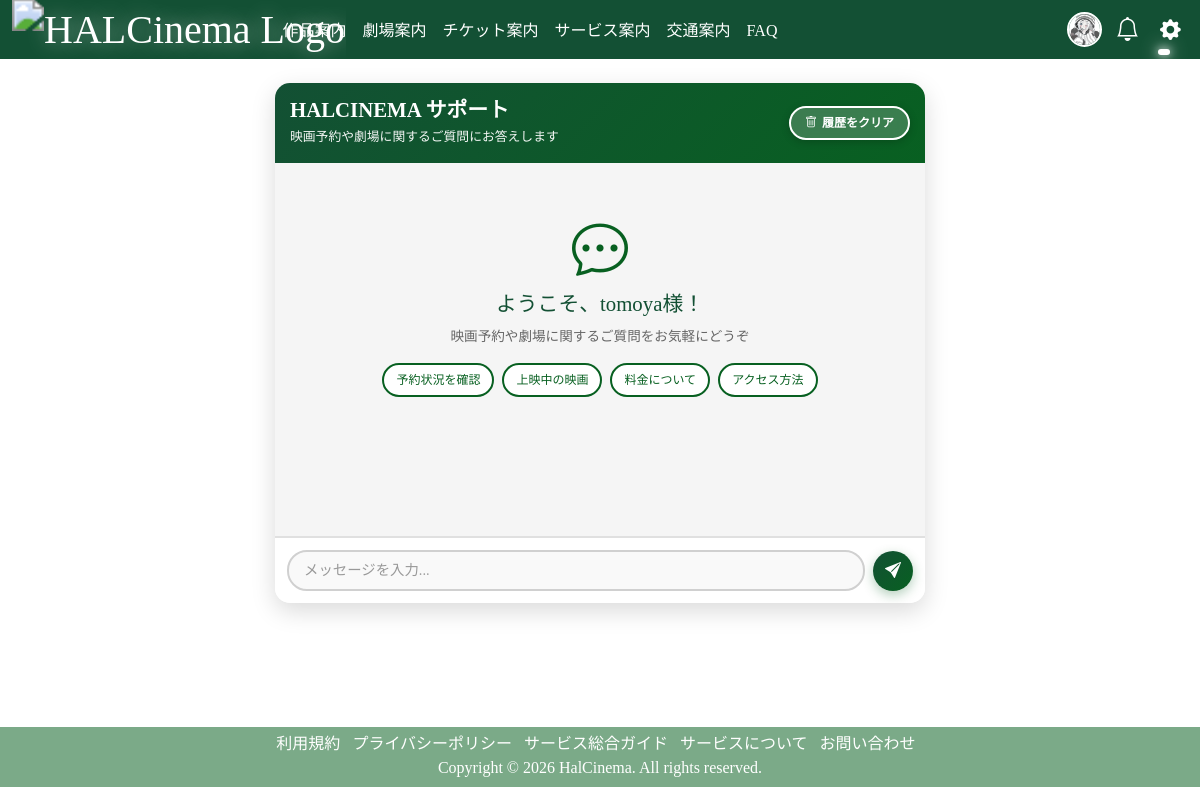
/ai-support/ (signed in), run on an earlier commit of the app's database.
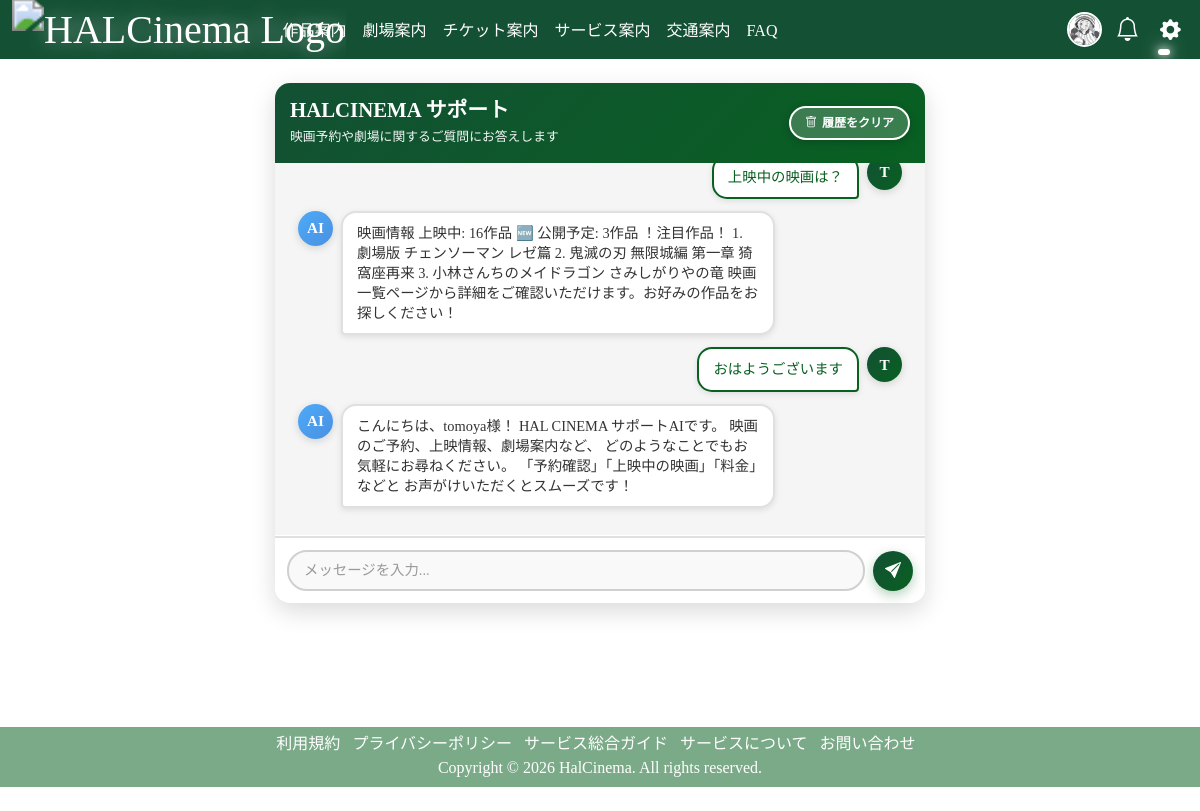
And on a later commit of the database.
### accounts/models.py (models this page shows, shortened)
class CustomUser(AbstractUser):
    profile_image = models.ImageField(upload_to='profile_images/', blank=True, null=True)
    phone_number = models.CharField(max_length=15, blank=True, null=True)

### pages/models.py (models this page shows, shortened)
class UserProfile(models.Model):
    user = models.OneToOneField(
        settings.AUTH_USER_MODEL,
        on_delete=models.CASCADE,
        verbose_name='ユーザー'
    )
    profile_image = models.ImageField(
        upload_to='profile_images/',
        blank=True,
        null=True,
        verbose_name='プロフィール画像'
    )
    birth_date = models.DateField(
        blank=True,
        null=True,
        verbose_name='生年月日'
    )
    phone_number = models.CharField(
        max_length=20,
        blank=True,
        null=True,
        verbose_name='電話番号'
    )
    points = models.IntegerField(
        default=0,
        verbose_name='ポイント'
    )
    membership_level = models.CharField(
        max_length=20,
        choices=[
            ('standard', 'スタンダード'),
            ('gold', 'ゴールド'),
            ('platinum', 'プラチナ'),
        ],
        default='standard',
        verbose_name='会員レベル'
    )
    is_completed = models.BooleanField(
        default=False,
        verbose_name='プロフィール完了'
    )
    created_at = models.DateTimeField(
        auto_now_add=True,
        verbose_name='作成日時'
    )
    updated_at = models.DateTimeField(
        auto_now=True,
        verbose_name='更新日時'
    )
    class Meta:
        verbose_name = 'ユーザープロフィール'
        verbose_name_plural = 'ユーザープロフィール'

class ChatMessage(models.Model):
    user = models.ForeignKey(settings.AUTH_USER_MODEL, on_delete=models.CASCADE, verbose_name='ユーザー')
    message = models.TextField(verbose_name='メッセージ')
    response = models.TextField(verbose_name='AI応答', blank=True)
    created_at = models.DateTimeField(auto_now_add=True, verbose_name='作成日時')
    is_user = models.BooleanField(default=True, verbose_name='ユーザーメッセージ')
    class Meta:
        ordering = ['created_at']
        verbose_name = 'チャットメッセージ'
        verbose_name_plural = 'チャットメッセージ'

### pages/views.py (the view)
# urls.py: path('ai-support/', views.ai_support, name='ai_support'),
@login_required
def ai_support(request):
    messages = ChatMessage.objects.filter(user=request.user).order_by('created_at')
    return render(request, 'apps/ai_support.html', {
        'messages': messages,
        'hide_floating_chat': True
    })

### pages/context_processors.py (called while the page is built)
def unread_notifications_processor(request):
    if request.user.is_authenticated:
        unread = Notification.objects.filter(user=request.user, is_read=False)
        return {
            'unread_notifications': unread,
            'unread_count': unread.count()
        }
    return {}

### templates/apps/ai_support.html (shortened to what this page needs)
{% load static %}
<!DOCTYPE html>
<html lang="ja">
<head>
  <link href="https://cdn.jsdelivr.net/npm/bootstrap@5.3.3/dist/css/bootstrap.min.css" rel="stylesheet"
>
  <link href="https://cdn.jsdelivr.net/npm/bootstrap-icons@1.10.5/font/bootstrap-icons.css" rel="stylesheet">
</head>
<body>
  <nav class="navbar navbar-expand-lg custom-navbar">
    <div class="container-fluid">
      <a class="navbar-brand" href="{% url 'home' %}">
        <img src="{% static 'images/logoo.png' %}" alt="HALCinema Logo" class="logo-img">
      </a>
      <div class="collapse navbar-collapse" id="navbarSupportedContent">
        <ul class="navbar-nav me-auto mb-2 mb-lg-0">
          <li class="nav-item"><a class="nav-link" href="{% url 'movie_list' %}">作品案内</a></li>
          <li class="nav-item"><a class="nav-link" href="{% url 'theater' %}">劇場案内</a></li>
          <li class="nav-item"><a class="nav-link" href="{% url 'ticket' %}">チケット案内</a></li>
          <li class="nav-item"><a class="nav-link" href="{% url 'service' %}">サービス案内</a></li>
          <li class="nav-item"><a class="nav-link" href="{% url 'access' %}">交通案内</a></li>
          <li class="nav-item"><a class="nav-link" href="{% url 'faq' %}">FAQ</a></li>
        </ul>
        <div class="ms-auto d-flex align-items-center gap-2">
          <a href="{% url 'my_profile' %}" class="icon-wrapper profile-link text-decoration-none" title="マイプロフィール">
            {% if user.userprofile.profile_image %}
              <img src="{{ user.userprofile.profile_image.url }}" alt="プロフィール画像" class="profile-image">
            {% else %}
              <img src="{% static 'images/default_profile.png' %}" alt="デフォルト画像" class="profile-image">
            {% endif %}
          </a>
          <div class="dropdown icon-wrapper">
            <a class="nav-link position-relative d-flex align-items-center justify-content-center p-0"
               href="#" role="button" id="notificationDropdown" data-bs-toggle="dropdown" aria-expanded="false"
               style="color: white; font-size: 1.5rem;">
              <i class="bi bi-bell"></i>
            </a>
          </div>
          <ul class="navbar-nav icon-wrapper">
            <li class="nav-item dropdown w-100 h-100 d-flex align-items-center justify-content-center">
              <a class="nav-link dropdown-toggle p-0 d-flex align-items-center justify-content-center w-100 h-100"
                 href="#" id="settingsDropdown" role="button" data-bs-toggle="dropdown" aria-expanded="false"
                 style="color: white; font-size: 1.3rem;">
                <i class="bi bi-gear-fill"></i>
              </a>
            </li>
          </ul>
        </div>
      </div>
    </div>
  </nav>
  <div class="container py-4">
    <div class="chat-container">
      <div class="chat-header">
        <div class="chat-header-content">
          <h2>HALCINEMA サポート</h2>
          <p>映画予約や劇場に関するご質問にお答えします</p>
        </div>
        <button class="clear-chat-btn" onclick="clearChatHistory()">
          <i class="bi bi-trash"></i>
          <span>履歴をクリア</span>
        </button>
      </div>
      <div class="chat-messages" id="chatMessages">
        {% if messages %}
          {% for message in messages %}
            <div class="message {% if message.is_user %}user{% else %}ai{% endif %}">
              <div class="message-avatar">
                {% if message.is_user %}
                  {{ user.username|first|upper }}
                {% else %}
                  AI
                {% endif %}
              </div>
              <div class="message-content">{{ message.message }}</div>
            </div>
          {% endfor %}
        {% else %}
          <div class="welcome-message" id="welcomeMessage">
            <i class="bi bi-chat-dots"></i>
            <h3>ようこそ、{{ user.username }}様！</h3>
            <p>映画予約や劇場に関するご質問をお気軽にどうぞ</p>
            <div class="quick-questions">
              <button class="quick-question-btn" onclick="sendQuickQuestion('予約状況を教えて')">予約状況を確認</button>
              <button class="quick-question-btn" onclick="sendQuickQuestion('上映中の映画は？')">上映中の映画</button>
              <button class="quick-question-btn" onclick="sendQuickQuestion('料金について教えて')">料金について</button>
              <button class="quick-question-btn" onclick="sendQuickQuestion('劇場へのアクセスは？')">アクセス方法</button>
            </div>
          </div>
        {% endif %}
      </div>
      <div class="chat-input-container">
        <form id="chatForm" class="chat-input-wrapper">
          <input type="text" class="chat-input" id="messageInput" placeholder="メッセージを入力..." autocomplete="off" required>
          <button type="submit" class="send-button" id="sendButton">
            <i class="bi bi-send-fill"></i>
          </button>
        </form>
      </div>
    </div>
  </div>
  <div class="footer">
    <ul class="list-inline text-center">
      <li class="list-inline-item"><a href="{% url 'rule' %}">利用規約</a></li>
      <li class="list-inline-item"><a href="{% url 'policy' %}">プライバシーポリシー</a></li>
      <li class="list-inline-item"><a href="{% url 'guide' %}">サービス総合ガイド</a></li>
      <li class="list-inline-item"><a href="{% url 'service' %}">サービスについて</a></li>
      <li class="list-inline-item"><a href="{% url 'inquiry' %}">お問い合わせ</a></li><br>
      <li class="list-inline-item">
        <span>Copyright &copy; <script>document.write(new Date().getFullYear());</script> HalCinema. All rights reserved.</span>
      </li>
    </ul>
  </div>
</body>
</html>

### templates/floating_chat.html (shortened to what this page needs)
{% load static %}

### templates/apps/ai_support.html (style rules this page uses)
body { background-image: url('/static/images/wallpaper.jpg'); background-size: cover; background-position: center; background-repeat: no-repeat; background-attachment: fixed; color: #fff; margin: 0; padding: 0; min-height: 100vh; font-family: 'Cinzel', serif; }
h2 { text-align: center; color: #ffcc00; margin-bottom: 2rem; font-weight: 700; font-size: 2rem; }
nav { position: fixed; top: 0; left: 0; width: 100%; z-index: 1000; }
.custom-navbar { background-color: #135034; color: #fff; }
.custom-navbar .navbar-brand { color: #fff !important; text-shadow: 0 0 10px #ffffff88; }
.nav-link { color: #fff; font-size: 16px; text-decoration: none; font-weight: 500; position: relative; padding: 2px 5px 0 0; transition: color 0.3s ease; }
.nav-link::after { content: ''; position: absolute; bottom: -8px; left: 0; height: 3px; width: 0; border-radius: 8px; background: #fff; box-shadow: 0 0 10px #fff, 0 0 20px #fff; transition: width 0.4s ease; }
.logo-img { height: 30px; width: auto; margin: 0 80px 2px 0; transform: scale(2); transform-origin: left center; }
.icon-wrapper { width: 35px; height: 35px; display: flex; align-items: center; justify-content: center; position: relative; }
.profile-image { width: 100%; height: 100%; object-fit: cover; border-radius: 50%; border: 2px solid white; display: block; }
.chat-container { max-width: 650px; margin: 0 auto; height: 520px; display: flex; flex-direction: column; background: #ffffff; border-radius: 15px; box-shadow: 0 8px 24px rgba(0, 0, 0, 0.15); overflow: hidden; }
.chat-header { background: linear-gradient(135deg, #135034 0%, #086021 100%); color: white; padding: 15px; display: flex; justify-content: space-between; align-items: center; box-shadow: 0 2px 8px rgba(0, 0, 0, 0.1); }
.chat-header-content { flex: 1; }
.chat-header h2 { margin: 0; font-size: 1.3rem; font-weight: 700; font-family: 'Cinzel', serif; text-align: left; color: white; }
.chat-header p { margin: 5px 0 0 0; font-size: 0.8rem; opacity: 0.95; text-align: left; }
.chat-messages { flex: 1; overflow-y: auto; padding: 15px; background: #f5f5f5; }
.message { display: flex; margin-bottom: 12px; animation: slideIn 0.4s ease; }
.message.user { justify-content: flex-end; }
.message-content { max-width: 70%; padding: 10px 14px; border-radius: 15px; position: relative; word-wrap: break-word; box-shadow: 0 2px 6px rgba(0, 0, 0, 0.1); line-height: 1.4; font-size: 0.9rem; }
.message.user .message-content { background: #ffffff; color: #086021; border: 2px solid #086021; border-bottom-right-radius: 4px; font-weight: 500; }
.message.ai .message-content { background: #ffffff; color: #333333; border: 2px solid #e0e0e0; border-bottom-left-radius: 4px; }
.message-avatar { width: 35px; height: 35px; border-radius: 50%; display: flex; align-items: center; justify-content: center; font-weight: bold; margin: 0 8px; flex-shrink: 0; box-shadow: 0 2px 8px rgba(0, 0, 0, 0.15); font-size: 0.95rem; }
.message.user .message-avatar { background: linear-gradient(135deg, #135034 0%, #086021 100%); color: white; order: 2; }
.message.ai .message-avatar { background: linear-gradient(135deg, #4dabf7 0%, #4a90e2 100%); color: white; }
.chat-input-container { padding: 12px; background: #ffffff; border-top: 2px solid #e0e0e0; }
.chat-input-wrapper { display: flex; gap: 8px; align-items: center; }
.chat-input { flex: 1; border: 2px solid #d0d0d0; border-radius: 20px; padding: 8px 15px; font-size: 0.9rem; outline: none; transition: all 0.3s; background: #f9f9f9; color: #333; }
.chat-input::placeholder { color: #999; }
.send-button { background: linear-gradient(135deg, #135034 0%, #086021 100%); color: white; border: none; border-radius: 50%; width: 40px; height: 40px; display: flex; align-items: center; justify-content: center; cursor: pointer; transition: all 0.3s; flex-shrink: 0; box-shadow: 0 4px 12px rgba(8, 96, 33, 0.3); }
.clear-chat-btn { background: rgba(255, 255, 255, 0.2); color: white; border: 2px solid white; border-radius: 20px; padding: 6px 14px; font-size: 0.75rem; cursor: pointer; transition: all 0.3s; box-shadow: 0 2px 8px rgba(0, 0, 0, 0.2); backdrop-filter: blur(10px); display: flex; align-items: center; gap: 5px; font-weight: 600; }
.footer { margin-top: 100px; padding: 5px 0 5px; bottom: 0; width: 100%; height: 60px; text-align: center; background-color: rgba(8, 96, 33, 0.533); color: #ffffff; box-sizing: border-box; }
.footer a { color: #ffffff; text-decoration: none; }

What changed in the data, as far as the page shows it:
changed CustomUser: username "tomoya" → (not shown)
added ChatMessage: {{ user.username|first|upper }} "T", message "上映中の映画は？", is_user True (drawn)
added ChatMessage: is_user "AI", message "映画情報 上映中: 16作品 🆕 公開予定: 3作品 ！注目作品！ 1. 劇場版 チェンソーマン レゼ篇 2. 鬼滅の刃 無限城編 第一章 猗窩座再来 3. 小林さんちのメイドラゴン さみしがりやの竜 映画一覧ページから詳細をご確認いただけます。お好みの作品をお探しください！"
added ChatMessage: {{ user.username|first|upper }} "T", message "おはようございます", is_user True (drawn)
added ChatMessage: is_user "AI", message "こんにちは、tomoya様！ HAL CINEMA サポートAIです。 映画のご予約、上映情報、劇場案内など、 どのようなことでもお気軽にお尋ねください。 「予約確認」「上映中の映画」「料金」などと お声がけいただくとスムーズです！"
Also different on the page:
text no longer shown: "ようこそ、 様！ 映画予約や劇場に関するご質問をお気軽にどうぞ 予約状況を確認 上映中の映画 料金について アクセス方法"
